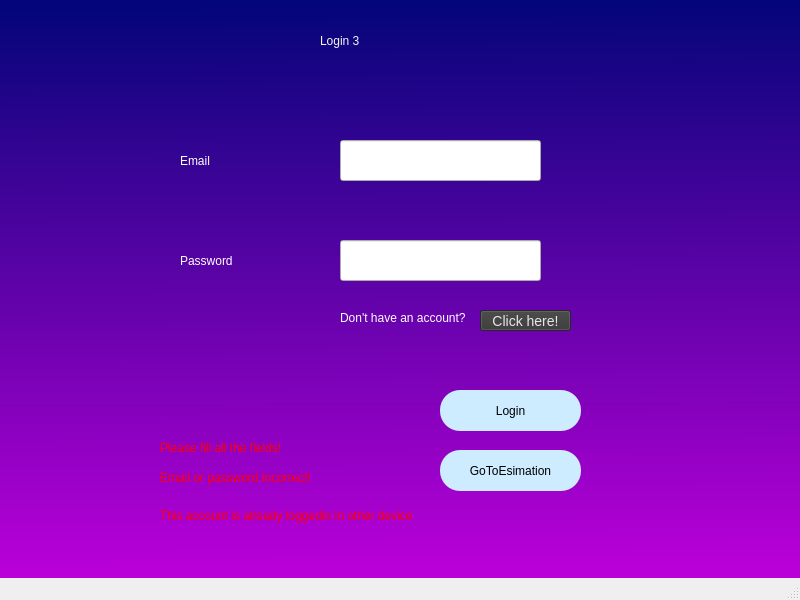
<?xml version="1.0" encoding="UTF-8"?>
<ui version="4.0">
 <class>MainWindow</class>
 <widget class="QMainWindow" name="MainWindow">
  <property name="geometry">
   <rect>
    <x>0</x>
    <y>0</y>
    <width>800</width>
    <height>600</height>
   </rect>
  </property>
  <property name="windowTitle">
   <string>MainWindow</string>
  </property>
  <property name="styleSheet">
   <string notr="true">QWidget#QMainWindow{
background-color: qlineargradient(spread:pad, x1:0, y1:0, x2:0.008, y2:0.994, stop:0.0152381 rgba(5, 5, 122, 255), stop:1 rgba(186, 0, 216, 255));}</string>
  </property>
  <widget class="QWidget" name="centralwidget">
   <property name="styleSheet">
    <string notr="true">QWidget#centralwidget{
background-color: qlineargradient(spread:pad, x1:0, y1:0, x2:0.008, y2:0.994, stop:0.0152381 rgba(5, 5, 122, 255), stop:1 rgba(186, 0, 216, 255));}</string>
   </property>
   <widget class="QPushButton" name="bt_login">
    <property name="geometry">
     <rect>
      <x>440</x>
      <y>390</y>
      <width>141</width>
      <height>41</height>
     </rect>
    </property>
    <property name="styleSheet">
     <string notr="true">border-radius:20px;
font: 75 14pt &quot;MS Shell Dlg 2&quot;;
background-color: rgb(205, 236, 255);</string>
    </property>
    <property name="text">
     <string>Login</string>
    </property>
   </widget>
   <widget class="QLabel" name="lbl_loged">
    <property name="geometry">
     <rect>
      <x>160</x>
      <y>500</y>
      <width>441</width>
      <height>31</height>
     </rect>
    </property>
    <property name="styleSheet">
     <string notr="true">color:rgb(255, 0, 0);
font: 75 12pt &quot;MS Shell Dlg 2&quot;;</string>
    </property>
    <property name="text">
     <string>This account is already loggedin in other device</string>
    </property>
   </widget>
   <widget class="QLabel" name="label_2">
    <property name="geometry">
     <rect>
      <x>180</x>
      <y>130</y>
      <width>141</width>
      <height>61</height>
     </rect>
    </property>
    <property name="styleSheet">
     <string notr="true">font: 15pt &quot;MS Shell Dlg 2&quot;;
color: rgb(255, 255, 255);</string>
    </property>
    <property name="text">
     <string>Email</string>
    </property>
   </widget>
   <widget class="QLineEdit" name="i_email">
    <property name="geometry">
     <rect>
      <x>340</x>
      <y>140</y>
      <width>201</width>
      <height>41</height>
     </rect>
    </property>
   </widget>
   <widget class="QPushButton" name="bt_estimation">
    <property name="geometry">
     <rect>
      <x>440</x>
      <y>450</y>
      <width>141</width>
      <height>41</height>
     </rect>
    </property>
    <property name="styleSheet">
     <string notr="true">border-radius:20px;
font: 75 14pt &quot;MS Shell Dlg 2&quot;;
background-color: rgb(205, 236, 255);</string>
    </property>
    <property name="text">
     <string>GoToEsimation</string>
    </property>
   </widget>
   <widget class="QPushButton" name="bt_click">
    <property name="geometry">
     <rect>
      <x>480</x>
      <y>310</y>
      <width>91</width>
      <height>21</height>
     </rect>
    </property>
    <property name="styleSheet">
     <string notr="true">background-color:#363636; font-size:14px; color: rgb(230, 230, 230)</string>
    </property>
    <property name="text">
     <string>Click here!</string>
    </property>
   </widget>
   <widget class="QLabel" name="lbl_fields">
    <property name="geometry">
     <rect>
      <x>160</x>
      <y>440</y>
      <width>211</width>
      <height>16</height>
     </rect>
    </property>
    <property name="styleSheet">
     <string notr="true">color:rgb(255, 0, 0);
font: 75 12pt &quot;MS Shell Dlg 2&quot;;</string>
    </property>
    <property name="text">
     <string>Please fill all the fields!</string>
    </property>
   </widget>
   <widget class="QLineEdit" name="i_password">
    <property name="geometry">
     <rect>
      <x>340</x>
      <y>240</y>
      <width>201</width>
      <height>41</height>
     </rect>
    </property>
   </widget>
   <widget class="QLabel" name="label_3">
    <property name="geometry">
     <rect>
      <x>180</x>
      <y>230</y>
      <width>141</width>
      <height>61</height>
     </rect>
    </property>
    <property name="styleSheet">
     <string notr="true">font: 15pt &quot;MS Shell Dlg 2&quot;;
color: rgb(255, 255, 255);</string>
    </property>
    <property name="text">
     <string>Password</string>
    </property>
   </widget>
   <widget class="QLabel" name="label_4">
    <property name="geometry">
     <rect>
      <x>340</x>
      <y>310</y>
      <width>161</width>
      <height>16</height>
     </rect>
    </property>
    <property name="styleSheet">
     <string notr="true">color:rgb(255, 255, 255)</string>
    </property>
    <property name="text">
     <string>Don't have an account? </string>
    </property>
   </widget>
   <widget class="QLabel" name="lbl_incorrect">
    <property name="geometry">
     <rect>
      <x>160</x>
      <y>470</y>
      <width>271</width>
      <height>16</height>
     </rect>
    </property>
    <property name="styleSheet">
     <string notr="true">color:rgb(255, 0, 0);
font: 75 12pt &quot;MS Shell Dlg 2&quot;;</string>
    </property>
    <property name="text">
     <string>Email or password incorrect!</string>
    </property>
   </widget>
   <widget class="QLabel" name="label">
    <property name="geometry">
     <rect>
      <x>320</x>
      <y>10</y>
      <width>131</width>
      <height>61</height>
     </rect>
    </property>
    <property name="styleSheet">
     <string notr="true">font: 28pt &quot;MS Shell Dlg 2&quot;; color: rgb(243, 243, 243)</string>
    </property>
    <property name="text">
     <string>Login 3</string>
    </property>
   </widget>
  </widget>
  <widget class="QMenuBar" name="menubar">
   <property name="geometry">
    <rect>
     <x>0</x>
     <y>0</y>
     <width>800</width>
     <height>21</height>
    </rect>
   </property>
  </widget>
  <widget class="QStatusBar" name="statusbar"/>
 </widget>
 <resources/>
 <connections/>
</ui>
